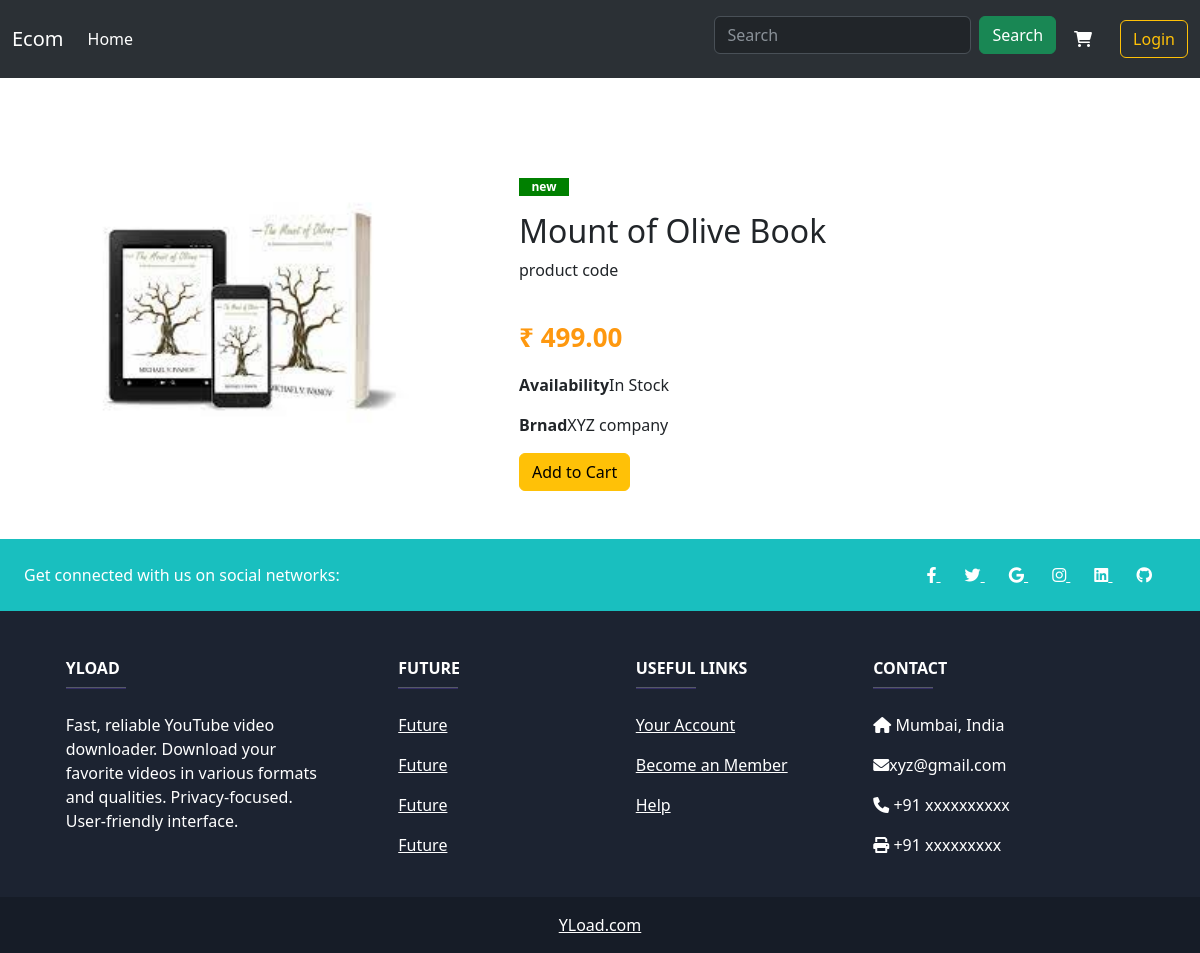
Screenshot of /pview/2 with the database file from the repository.
### store/models.py (models this page shows, shortened)
class Product(models.Model):
    p_name = models.CharField(max_length=200)
    price = models.FloatField()
    catagory = models.CharField(max_length=100)
    img = models.ImageField(null=True,blank=True)
    @property
    def imgURL(self):
        try:
            url = self.img.url
        except:
            url = ""
        return url

### store/views.py (the view)
# urls.py: path('pview/<int:pk>',views.pView,name='pview'),
def pView(request,pk):
    try:
        product = Product.objects.get(id=pk)
        context = {'product':product}
        return render(request,'store/view.html',context)
    except:
        return redirect('store')

### store/templates/store/view.html (shortened to what this page needs)
{% extends 'store/main.html' %}
{% load static %}
{% block content %}
<head>
</head>
<body>
    <div class="container">
        <div class="row">
        <div class="col-md-5">
            <div id="carouselExample" class="carousel slide">
                <div class="carousel-inner">
                  <div class="carousel-item active">
                    <img src="{{product.imgURL}}" class="d-block w-100 img1" alt="...">
                  </div>
                </div>
                <button class="carousel-control-prev" type="button" data-bs-target="#carouselExample" data-bs-slide="prev">
                  <span class="carousel-control-prev-icon" aria-hidden="true"></span>
                </button>
                <button class="carousel-control-next" type="button" data-bs-target="#carouselExample" data-bs-slide="next">
                  <span class="carousel-control-next-icon" aria-hidden="true"></span>
                </button>
              </div>
        </div>
        <div class="col-md-7">
            <p class="newarrival text-center">new</p>
            <h2>{{product.p_name}}</h2>
            <p>product code</p>
            <p class="price">₹ {{product.price | floatformat:2}}</p>
            <p><b>Availability</b>In Stock</p>
            <p><b>Brnad</b>XYZ company</p>
            <button class="btn btn-warning add-btn update-cart" data-product="{{product.id}}" data-action="add" >Add to Cart</button>
        </div>
    </div>
    </div>
</body>
<br>
<br>
{% endblock  %}

### store/templates/store/view.html (style rules this page uses)
.container { margin-top:100px; }
.newarrival { background:green; width:50px; color:white; font-size:12px; font-weight:bold; }
.price { color:#fe980f; font-size:26px; font-weight:bold; padding-top:20px; }

### rows the page displays
Product: imgURL (picture), p_name "Mount of Olive Book", price "499.00"
